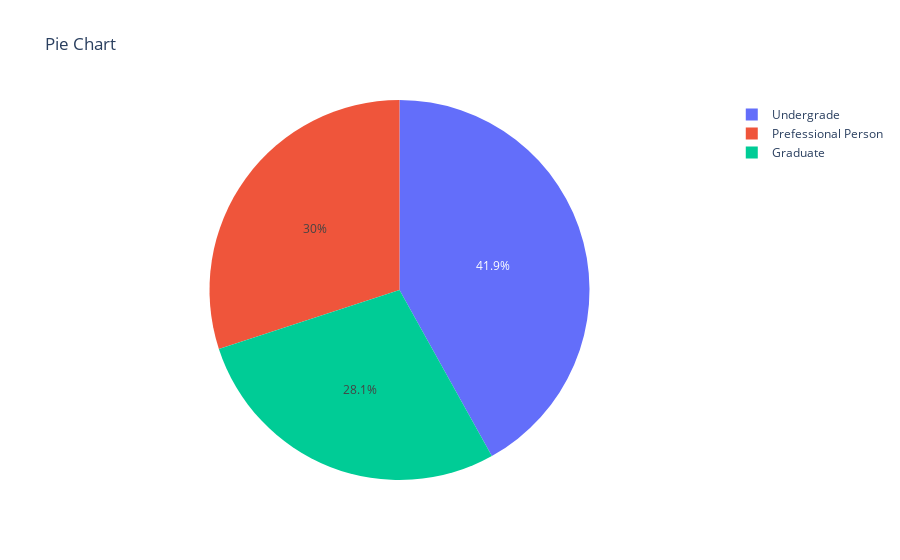

This figure's notebook cell:
### Code cell
fig = ps.pie(data, values =education_dis, names =education_dis.index, title = 'Pie Chart')
fig.show()

### Figure 1 — Plotly figure (JSON) as saved in the notebook; plotly's stock layout.template omitted (floating-point values rounded to 4 significant figures)
{"data": [{"domain": {"x": [0, 1], "y": [0, 1]}, "hovertemplate": "label=%{label}<br>value=%{value}<extra></extra>", "labels": ["Graduate", "Prefessional Person", "Undergrade"], "legendgroup": "", "name": "", "showlegend": true, "type": "pie", "values": [1403, 1501, 2096]}], "layout": {"autosize": true, "legend": {"tracegroupgap": 0}, "title": {"text": "Pie Chart"}}}
